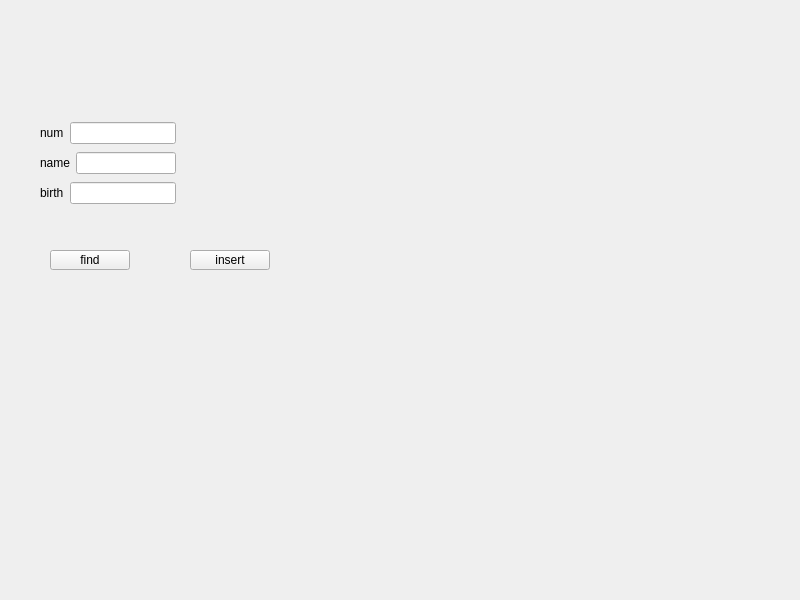
<?xml version="1.0" encoding="UTF-8"?>
<ui version="4.0">
 <class>Widget</class>
 <widget class="QWidget" name="Widget">
  <property name="geometry">
   <rect>
    <x>0</x>
    <y>0</y>
    <width>800</width>
    <height>600</height>
   </rect>
  </property>
  <property name="windowTitle">
   <string>Widget</string>
  </property>
  <widget class="QPushButton" name="pushButtonFind">
   <property name="geometry">
    <rect>
     <x>50</x>
     <y>250</y>
     <width>80</width>
     <height>20</height>
    </rect>
   </property>
   <property name="text">
    <string>find</string>
   </property>
  </widget>
  <widget class="QPushButton" name="pushButtonInsert">
   <property name="geometry">
    <rect>
     <x>190</x>
     <y>250</y>
     <width>80</width>
     <height>20</height>
    </rect>
   </property>
   <property name="text">
    <string>insert</string>
   </property>
  </widget>
  <widget class="QWidget" name="">
   <property name="geometry">
    <rect>
     <x>40</x>
     <y>120</y>
     <width>136</width>
     <height>86</height>
    </rect>
   </property>
   <layout class="QVBoxLayout" name="verticalLayout">
    <item>
     <layout class="QHBoxLayout" name="horizontalLayout">
      <item>
       <widget class="QLabel" name="labelNum">
        <property name="text">
         <string>num</string>
        </property>
       </widget>
      </item>
      <item>
       <widget class="QLineEdit" name="lineEditNum"/>
      </item>
     </layout>
    </item>
    <item>
     <layout class="QHBoxLayout" name="horizontalLayout_2">
      <item>
       <widget class="QLabel" name="labelName">
        <property name="text">
         <string>name</string>
        </property>
       </widget>
      </item>
      <item>
       <widget class="QLineEdit" name="lineEditName"/>
      </item>
     </layout>
    </item>
    <item>
     <layout class="QHBoxLayout" name="horizontalLayout_3">
      <item>
       <widget class="QLabel" name="labelBirth">
        <property name="text">
         <string>birth</string>
        </property>
       </widget>
      </item>
      <item>
       <widget class="QLineEdit" name="lineEditBirth"/>
      </item>
     </layout>
    </item>
   </layout>
  </widget>
 </widget>
 <resources/>
 <connections/>
</ui>
